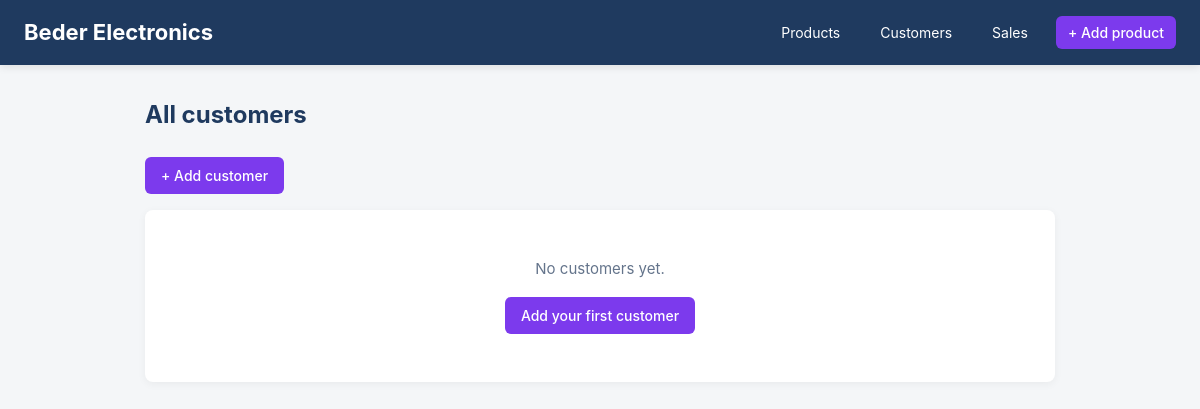
Before: /customers.php with the older database file.
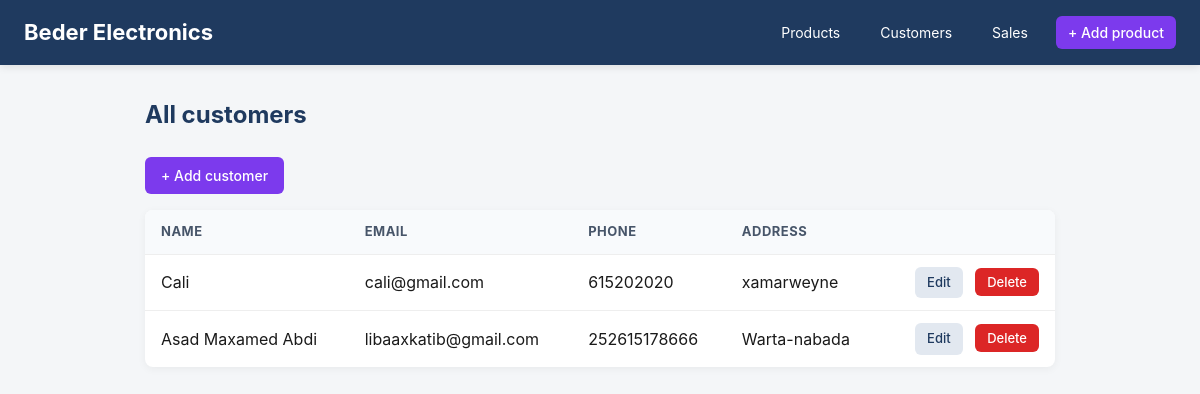
After: the same page with the newer database file.
### tables this page shows
CREATE TABLE customers (
        id INTEGER PRIMARY KEY AUTOINCREMENT,
        name TEXT NOT NULL,
        email TEXT NOT NULL,
        phone TEXT,
        address TEXT,
        created_at TEXT NOT NULL DEFAULT CURRENT_TIMESTAMP
    );

### customers.php (the view, shortened to what this page needs)
<?php
require_once "database.php";
$stmt = $db->query("SELECT * FROM customers ORDER BY created_at DESC");
$customers = $stmt->fetchAll(PDO::FETCH_ASSOC);
require_once "header.php";
?>
<h2 class="page-title">All customers</h2>
<p><a href="create_customer.php" class="btn btn--primary">+ Add customer</a></p>
<?php if (count($customers) === 0): ?>
    <div class="empty-state">
        <p>No customers yet.</p>
        <a href="create_customer.php" class="btn btn--primary">Add your first customer</a>
    </div>
<?php else: ?>
    <table>
        <thead>
            <tr>
                <th>Name</th>
                <th>Email</th>
                <th>Phone</th>
                <th>Address</th>
                <th></th>
            </tr>
        </thead>
        <tbody>
            <?php foreach ($customers as $customer): ?>
                <tr>
                    <td><?= htmlspecialchars($customer["name"]) ?></td>
                    <td><?= htmlspecialchars($customer["email"]) ?></td>
                    <td><?= htmlspecialchars($customer["phone"] ?? "") ?></td>
                    <td><?= htmlspecialchars($customer["address"] ?? "") ?></td>
                    <td class="actions">
                        <a href="edit_customer.php?id=<?= $customer["id"] ?>" class="btn btn--secondary">Edit</a>
                        <form action="delete_customer.php" method="POST" onsubmit="return confirm('Delete this customer?');">
                            <button type="submit" class="btn btn--danger">Delete</button>
                        </form>
                    </td>
                </tr>
            <?php endforeach; ?>
        </tbody>
    </table>
<?php endif; ?>
<?php require_once "footer.php"; ?>

### header.php (shortened to what this page needs)
<!DOCTYPE html>
<html lang="en">
<head>
    <link rel="stylesheet" href="style.css">
</head>
<body>
    <header class="site-header">
        <h1><a href="index.php">Beder Electronics</a></h1>
        <nav>
            <a href="index.php">Products</a>
            <a href="customers.php">Customers</a>
            <a href="sales.php">Sales</a>
            <a href="create_product.php" class="btn btn--primary">+ Add product</a>
        </nav>
    </header>
    <main class="container">

### footer.php
</main>
</body>
</html>

### style.css (style rules this page uses)
* { box-sizing: border-box; }
body { margin: 0; font-family: -apple-system, BlinkMacSystemFont, "Segoe UI", Roboto, sans-serif; background-color: #f4f6f8; color: #1a1a1a; line-height: 1.5; }
.site-header { background-color: #1F3A5F; color: white; padding: 16px 24px; display: flex; justify-content: space-between; align-items: center; box-shadow: 0 2px 8px rgba(0, 0, 0, 0.1); }
.site-header h1 { margin: 0; font-size: 22px; }
.site-header h1 a { color: white; text-decoration: none; }
.site-header nav { display: flex; gap: 16px; align-items: center; }
.site-header nav a { color: white; text-decoration: none; font-size: 14px; padding: 6px 12px; border-radius: 6px; }
.container { max-width: 950px; margin: 32px auto; padding: 0 20px; }
.page-title { font-size: 24px; margin: 0 0 24px 0; color: #1F3A5F; }
.btn { display: inline-block; padding: 8px 16px; border-radius: 6px; text-decoration: none; font-size: 14px; font-weight: 500; cursor: pointer; border: none; font-family: inherit; }
.btn--primary { background-color: #7C3AED; color: white; }
.btn--secondary { background-color: #e2e8f0; color: #1F3A5F; }
.btn--danger { background-color: #DC2626; color: white; }
table { width: 100%; border-collapse: collapse; background: white; border-radius: 8px; overflow: hidden; box-shadow: 0 2px 8px rgba(0, 0, 0, 0.05); }
th, td { text-align: left; padding: 12px 16px; border-bottom: 1px solid #eee; }
td:first-child { white-space: nowrap; }
th { background-color: #f8fafc; color: #475569; font-size: 13px; text-transform: uppercase; letter-spacing: 0.5px; }
tr:last-child td { border-bottom: none; }
td.actions { text-align: right; white-space: nowrap; }
td.actions form { display: inline; }
td.actions a, td.actions button { margin-left: 8px; font-size: 13px; padding: 6px 12px; }
.empty-state { background: white; padding: 48px 24px; border-radius: 8px; text-align: center; color: #64748b; box-shadow: 0 2px 8px rgba(0, 0, 0, 0.05); }
.empty-state p { margin: 0 0 16px 0; font-size: 15px; }

Changed rows visible on the page:
added customers: name "Cali", email "cali@gmail.com", phone "615202020", address "xamarweyne"
added customers: name "Asad Maxamed Abdi", email "libaaxkatib@gmail.com", phone "252615178666", address "Warta-nabada"
Other visible differences:
text no longer shown: "No customers yet. Add your first customer"
text now shown: "NAME EMAIL PHONE ADDRESS"
